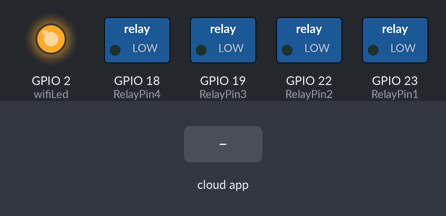
Bench run of a sketch on a simulated ESP32. Shown: switched loads named in the sketch (green lamp = pin HIGH), output pins drawn as LEDs (lit = HIGH). Inputs (shaded band) come from the test bench. WiFi joins after 1.5 s; servers stay silent unless stated; EEPROM starts erased; what the sketch prints to the serial monitor is not drawn.

Above: at 9.5 s.
9.6 s: the phone or cloud app sets 1.Light to 255
At 10.4 s:
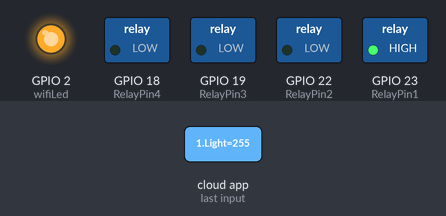
11.1 s: the phone or cloud app sets 2.Light to 255
At 11.5 s:
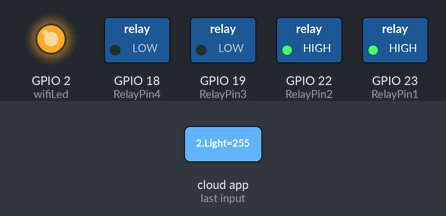
12.6 s: the phone or cloud app sets 1.Light to 0
At 13.8 s:
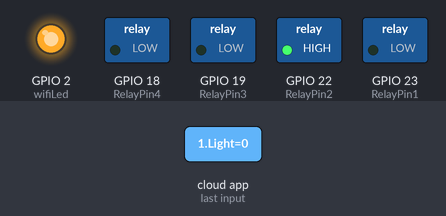
14.1 s: the phone or cloud app sets 3.Light to 255
At 15.0 s:
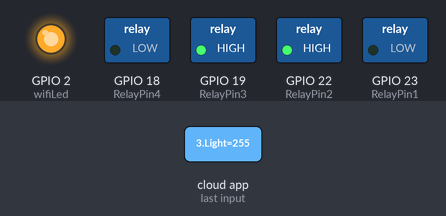
15.6 s: the phone or cloud app sets 4.Light to 255
At 16.1 s:
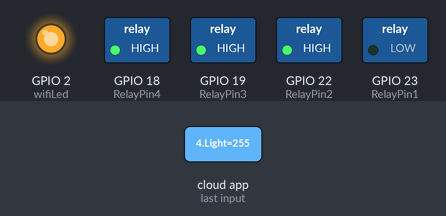
17.1 s: the phone or cloud app sets 2.Light to 0
At 18.4 s:
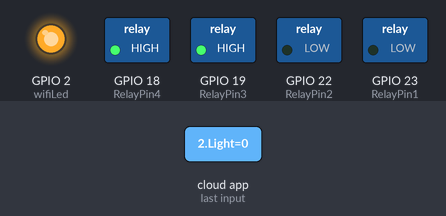
Timing chart, 0 to 19.6 s (numbered marks = the images above; inputs shaded):
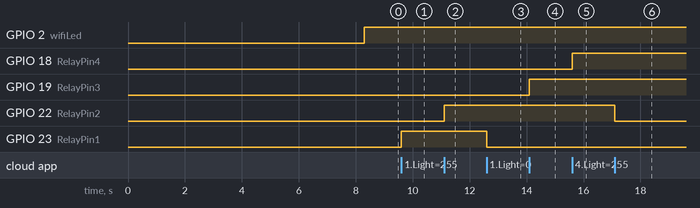

The sketch:

sketch_feb14a.ino
```cpp
const char* ssid = "OPPO A74";
const char* password = "11111111";

String Device_1_Name = "1 Light";
String Device_2_Name = "2 Light";
String Device_3_Name = "3 Light";
String Device_4_Name = "4 Light";


#include <WiFi.h>
#include <Espalexa.h>
#include <Preferences.h>

Espalexa espalexa;
Preferences pref;

#define RelayPin1 23
#define RelayPin2 22
#define RelayPin3 19
#define RelayPin4 18


#define wifiLed   2

bool toggleState_1 = LOW;
bool toggleState_2 = LOW;
bool toggleState_3 = LOW;
bool toggleState_4 = LOW;


boolean connectWifi();

//callback functions
void firstLightChanged(uint8_t brightness);
void secondLightChanged(uint8_t brightness);
void thirdLightChanged(uint8_t brightness);
void fourthLightChanged(uint8_t brightness);


boolean wifiConnected = false;

void firstLightChanged(uint8_t brightness)
{
  //Control the device
  if (brightness == 255)
    {
      digitalWrite(RelayPin1, HIGH);
      Serial.println("Device1 ON");
      toggleState_1 = 1;
    }
  else
  {
    digitalWrite(RelayPin1, LOW);
    Serial.println("Device1 OFF");
    toggleState_1 = 0;
  }
  pref.putBool("Relay1", toggleState_1);
}

void secondLightChanged(uint8_t brightness)
{
  //Control the device
  if (brightness == 255)
    {
      digitalWrite(RelayPin2, HIGH);
      Serial.println("Device2 ON");
      toggleState_2 = 1;
    }
  else
  {
    digitalWrite(RelayPin2, LOW);
    Serial.println("Device2 OFF");
    toggleState_2 = 0;
  }
  pref.putBool("Relay2", toggleState_2);
}

void thirdLightChanged(uint8_t brightness)
{
  //Control the device
  if (brightness == 255)
    {
      digitalWrite(RelayPin3, HIGH);
      Serial.println("Device3 ON");
      toggleState_3 = 1;
    }
  else
  {
    digitalWrite(RelayPin3, LOW);
    Serial.println("Device3 OFF");
    toggleState_3 = 0;
  }
  pref.putBool("Relay3", toggleState_3);
}

void fourthLightChanged(uint8_t brightness)
{
  //Control the device
  if (brightness == 255)
    {
      digitalWrite(RelayPin4, HIGH);
      Serial.println("Device4 ON");
      toggleState_4 = 1;
    }
  else
  {
    digitalWrite(RelayPin4, LOW);
    Serial.println("Device4 OFF");
    toggleState_4 = 0;
  }
  pref.putBool("Relay4", toggleState_4);
}


void addDevices(){
  //devices
  espalexa.addDevice(Device_1_Name, firstLightChanged);
  espalexa.addDevice(Device_2_Name, secondLightChanged);
  espalexa.addDevice(Device_3_Name, thirdLightChanged);
  espalexa.addDevice(Device_4_Name, fourthLightChanged);


  espalexa.begin();
}

void sendFeedback(int relay, int value){
  EspalexaDevice* d = espalexa.getDevice(relay);
  if(relay == 4){
    d->setPercent(map(value, 0, 4, 0, 100));
  }
  else{
    d->setPercent(value);
  }
}


void all_SwitchOn(){
  toggleState_1 = 1; digitalWrite(RelayPin1, HIGH); pref.putBool("Relay1", toggleState_1); sendFeedback(0, 100); delay(100);
  toggleState_2 = 1; digitalWrite(RelayPin2, HIGH); pref.putBool("Relay2", toggleState_2); sendFeedback(1, 100); delay(100);
  toggleState_3 = 1; digitalWrite(RelayPin3, HIGH); pref.putBool("Relay3", toggleState_3); sendFeedback(2, 100); delay(100);
  toggleState_4 = 1; digitalWrite(RelayPin4, HIGH); pref.putBool("Relay4", toggleState_4); sendFeedback(3, 100); delay(100);
}

void all_SwitchOff(){
  toggleState_1 = 0; digitalWrite(RelayPin1, LOW); pref.putBool("Relay1", toggleState_1); sendFeedback(0, 0); delay(100);
  toggleState_2 = 0; digitalWrite(RelayPin2, LOW); pref.putBool("Relay2", toggleState_2); sendFeedback(1, 0); delay(100);
  toggleState_3 = 0; digitalWrite(RelayPin3, LOW); pref.putBool("Relay3", toggleState_3); sendFeedback(2, 0); delay(100);
  toggleState_4 = 0; digitalWrite(RelayPin4, LOW); pref.putBool("Relay4", toggleState_4); sendFeedback(3, 0); delay(100);
}

boolean connectWifi()
{
  boolean state = true;
  int i = 0;

  WiFi.mode(WIFI_STA);
  WiFi.begin(ssid, password);
  Serial.println("");
  Serial.println("Connecting to WiFi");

  // Wait for connection
  Serial.print("Connecting...");
  while (WiFi.status() != WL_CONNECTED) {
    delay(500);
    Serial.print(".");
    if (i > 20) {
      state = false; break;
    }
    i++;
  }
  Serial.println("");
  if (state) {
    Serial.print("Connected to ");
    Serial.println(ssid);
    Serial.print("IP address: ");
    Serial.println(WiFi.localIP());
  }
  else {
    Serial.println("Connection failed.");
  }
  return state;
}

void getRelayState()
{
  toggleState_1 = pref.getBool("Relay1", 0);
  digitalWrite(RelayPin1, toggleState_1);
  (toggleState_1 == false) ? sendFeedback(0, 0) : sendFeedback(0, 100);
  delay(200);
  toggleState_2 = pref.getBool("Relay2", 0);
  digitalWrite(RelayPin2, toggleState_2);
  (toggleState_2 == false) ? sendFeedback(1, 0) : sendFeedback(1, 100);
  delay(200);
  toggleState_3 = pref.getBool("Relay3", 0);
  digitalWrite(RelayPin3, toggleState_3);
  (toggleState_3 == false) ? sendFeedback(2, 0) : sendFeedback(2, 100);
  delay(200);
  toggleState_4 = pref.getBool("Relay4", 0);
  digitalWrite(RelayPin4, toggleState_4);
  (toggleState_4 == false) ? sendFeedback(3, 0) : sendFeedback(3, 100);
  delay(200);
}

void setup()
{
  Serial.begin(115200);
  pref.begin("Relay_State", false);

  Serial.println("The device started, now you can pair it with bluetooth!");
  delay(5000);

  pinMode(RelayPin1, OUTPUT);
  pinMode(RelayPin2, OUTPUT);
  pinMode(RelayPin3, OUTPUT);
  pinMode(RelayPin4, OUTPUT);

  pinMode(wifiLed, OUTPUT);

  digitalWrite(RelayPin1, toggleState_1);
  digitalWrite(RelayPin2, toggleState_2);
  digitalWrite(RelayPin3, toggleState_3);
  digitalWrite(RelayPin4, toggleState_4);

  digitalWrite(wifiLed, LOW);

  wifiConnected = connectWifi();

  if (wifiConnected)
  {
    addDevices();
  }
  else
  {
    Serial.println("Cannot connect to WiFi. So in Manual Mode");
  }
  delay(1000);

  getRelayState(); //fetch data from NVS Flash Memory
}

void loop()
{
  if (WiFi.status() != WL_CONNECTED)
  {
    digitalWrite(wifiLed, LOW);
  }
  else
  {
    digitalWrite(wifiLed, HIGH);

    if (wifiConnected){
      espalexa.loop();
      delay(1);
    }
    else {
      wifiConnected = connectWifi();
      if(wifiConnected){
      addDevices();

      }
    }
  }
}
```

Measured:
- after the input at 9.6 s, GPIO 23 (RelayPin1): LOW → HIGH at once
- after the input at 11.1 s, GPIO 22 (RelayPin2): LOW → HIGH at once
- after the input at 12.6 s, GPIO 23 (RelayPin1): HIGH → LOW at once
- after the input at 14.1 s, GPIO 19 (RelayPin3): LOW → HIGH at once
- after the input at 15.6 s, GPIO 18 (RelayPin4): LOW → HIGH at once
- after the input at 17.1 s, GPIO 22 (RelayPin2): HIGH → LOW at once
